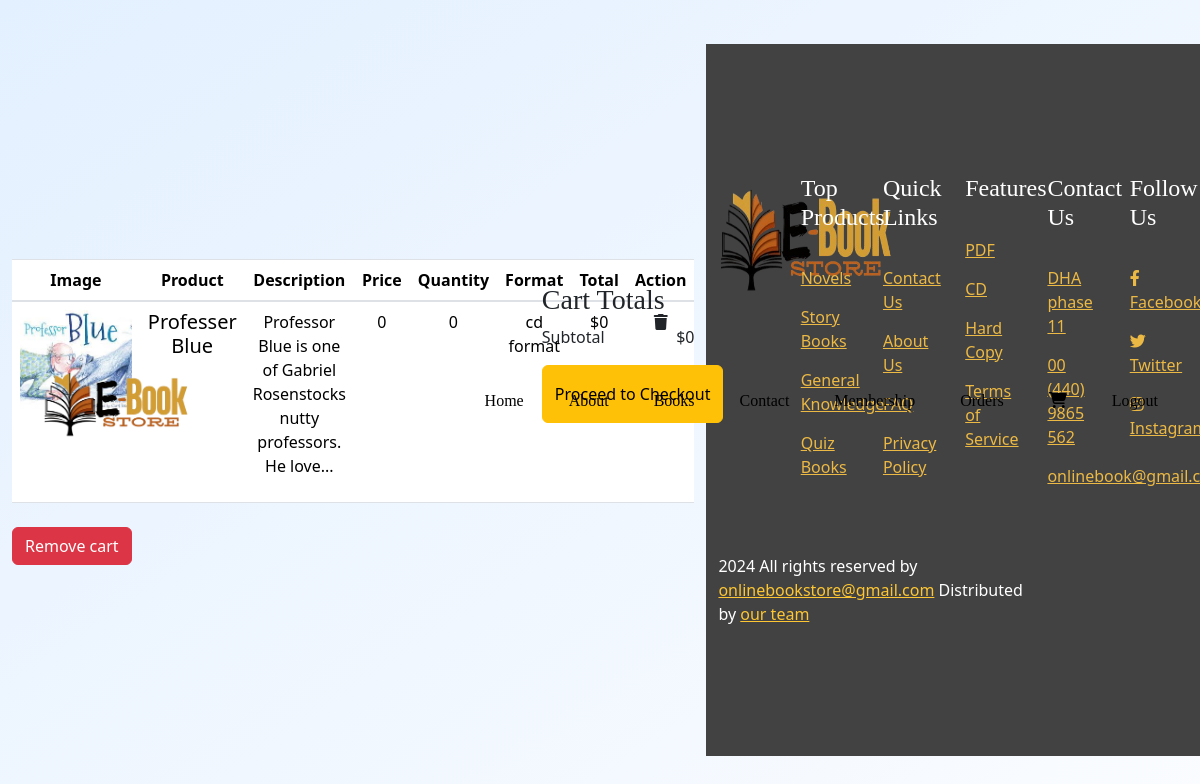
The app's page /cartdetails.php (signed in) with its own data.
### tables this page shows
CREATE TABLE `cart` (
  `cart_id` int(11) NOT NULL,
  `user_id` int(11) NOT NULL,
  `book_id` int(11) NOT NULL,
  `cart_qty` float NOT NULL,
  `cart_format` varchar(255) NOT NULL,
  `cart_time` timestamp NOT NULL DEFAULT current_timestamp()
);

### cartdetails.php (the view, shortened to what this page needs)
<?php
include('header2.php');
include('config.php');
?>
<br>
<br>
<br>
<br>
<section class="ftco-section ftco-cart">
	<div class="container my-5">
		<div class="row justify-content-between">
			<div class="col-md-8 ftco-animate">
				<div class="cart-list">
					<table class="table my-4">
						<thead class="thead-primary">
							<tr class="text-center">
								<th>Image</th>
								<th>Product</th>
								<th>Description</th>
								<th>Price</th>
								<th>Quantity</th>
								<th>Format</th>
								<th>Total</th>
								<th>Action</th>
							</tr>
						</thead>
						<tbody>
							<?php
							$subtotal = 0;
							$current_user_id = $_SESSION['userid'];
							$cart_data = "SELECT * from cart AS c INNER JOIN `users` AS u ON c.user_id = u.id INNER JOIN `add-books` AS P ON p.book_id = c.book_id WHERE c.user_id = '$current_user_id'";
							$result = mysqli_query($connection, $cart_data);
							if (mysqli_num_rows($result) > 0) {
								while ($row = mysqli_fetch_assoc($result)) {
									?>
									<tr class="text-center">
										<td class="image-prod">
											<img src="<?php
											echo 'adminpanel/books-images/' . $row['book_img'] ?>" alt="" height="100px" height="100px">
										</td>
										<td class="product-name">
											<h5>
												<?php
												echo $row['book_title'] ?>
											</h5>
										</td>
										<td>
											<p>
												<?php
    echo substr($row['book_discription'], 0, 70) . '...';
	?>
											</p>
										</td>
										<td class="price">
											<?php
											echo  $row['book_price'] ?>
										</td>
										<td class="qty">
											<?php
											echo $row['cart_qty'] ?>
										</td>
										<td class="format">
											<?php
											echo $row['cart_format'] ?>
										</td>
										<td class="total">
											<?php
											$total1 = (float)$row['cart_qty']  ;
											$total2 = (float)$row['book_price'];
											$total = $total1 * $total2;
											echo "$" . $total;
											$subtotal += $total;
											?>
										</td>
										<td class="action">
											<a href="removecart.php?itemid=<?php echo $row['cart_id'] ?>" class="text-dark"><i
													class="fa-solid fa-trash"></i></a>
										</td>
									</tr>
									<?php
								}
							}
							?>
						</tbody>
					</table>
					<a href="removecart.php?userid=<?php echo $current_user_id ?>" class="btn btn-danger opacity-0.5">
						Remove cart
					</a>
				</div>
			</div>
			<div class="col col-lg-3 col-md-6 mt-5  cart-wrap ftco-animate">
				<div class="cart-total mb-3">
					<h3>Cart Totals</h3>
					<p class="d-flex justify-content-between">
						<span>Subtotal</span>
						<span>
							<?php
							echo "$" . $subtotal; ?>
</span>
</p>
</div>
<?php if (mysqli_num_rows($result) > 0) { ?>
                    <p class="text-center">
                        <a href="checkout.php" class="btn btn-warning py-3">Proceed to Checkout</a>
                    </p>
                <?php } else { ?>
                    <p class="text-center text-danger">You cannot proceed to checkout because your cart is empty.</p>
                <?php } ?>
</div>
		</div>
	</div>
</section>
<?php
include('footer.php');
?>
</body>
</html>

### css/book.css (style rules this page uses)
body { margin: 0; padding: 0; background: linear-gradient(to bottom right, #E3F0FF, #FAFCFF); height: 100vh; display: flex; justify-content: center; align-items: center; }

### records on screen
cart: book.book_img (picture), book.book_title "Professer Blue", book.book_discription "Professor Blue is one of Gabriel Rosenstocks nutty professors. He love", book.book_price "0", cart_qty "0", cart_format "cd format"

### other values on screen
$subtotal "0"
